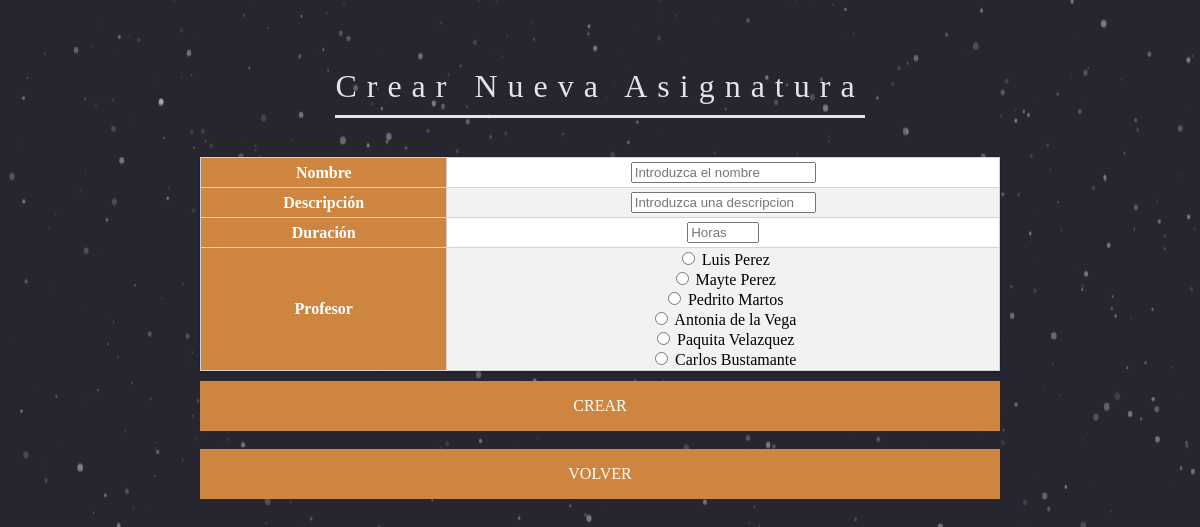
Screenshot of /vistas/asignaturas/crearAsignatura.php with the database file from the repository.
### tables this page shows
CREATE TABLE IF NOT EXISTS `profesores` (
  `id_profesor` int(20) NOT NULL,
  `nombre_profesor` varchar(20) NOT NULL,
  `apellido_profesor` varchar(20) NOT NULL,
  `calle_profesor` varchar(100) NOT NULL,
  `numero_profesor` int(5) NOT NULL,
  `cp_profesor` int(5) NOT NULL,
  `localidad_profesor` varchar(100) NOT NULL,
  `provincia_profesor` varchar(100) NOT NULL,
  `fecha_profesor` date NOT NULL,
  `sexo_profesor` int(1) NOT NULL,
  `sueldo_profesor` int(4) NOT NULL
);

### controladores/dbManager.php (called while the page is built, shortened)
<?php
class gestorBD
{
	private $host = "mysql.hostinger.es";
	private $user = "u316672289_admin";
	private $pass = "cagoenla";
	private $dbname = "u316672289_acces";
	private $dbh;
	private $stmt;
public function __construct()
{
	$dsn = 'mysql:host='.$this->host.';dbname='.$this->dbname;
	$options = array(
   		 PDO::ATTR_PERSISTENT => true,
    	 PDO::ATTR_ERRMODE => PDO::ERRMODE_EXCEPTION,
		 PDO::MYSQL_ATTR_INIT_COMMAND => "SET NAMES utf8"
	);
	try {
		$this->dbh = new PDO($dsn,$this->user,$this->pass, $options);
	}catch (PDOException $e) {
    	$this->error = $e->getMessage();
	    throw new Exception("GestorBD error en el CONSTRUCT -->".$e->getMessage());
	}
}
public function query($query){
    $this->stmt = $this->dbh->prepare($query);
}
public function execute(){
	try
	{
    	return $this->stmt->execute();
	}catch (PDOException $e) {
		 throw new Exception("GestorBD error en el EXECUTE -->".$e->getMessage());
	}
}
public function resultset(){
    $this->execute();
    return $this->stmt->fetchAll(PDO::FETCH_ASSOC);
}
}
?>

### vistas/asignaturas/crearAsignatura.php (the view, shortened to what this page needs)
<head>
    <link href="../../css/estilosMenu.css" rel="stylesheet" type="text/css"/>
    <link rel="stylesheet" type="text/css" href="../../css/estilos.css">
</head>
<body>
    <div id="dust">
    </div>
    <div id="miTabla">
        <div class="title">
            <center><h1>Crear Nueva Asignatura</h1></center>
        </div><br>
        <?php
        include '../../controladores/dbManager.php';
        $crearAsignatura = new gestorBD();
        $crearAsignatura->query("SELECT profesores.id_profesor,profesores.nombre_profesor, profesores.apellido_profesor FROM profesores");
        $asignatura = $crearAsignatura->resultset();
        ?>
        <form action="../../controladores/crearAsignaturaController.php" method="POST" enctype="multipart/form-data" id="crearAsignatura">
            <table>
                <tbody>
                    <tr>
                        <th class="naranja">Nombre</th>
                        <td><input type="text" name="nombre" placeholder="Introduzca el nombre" required/></td>
                    </tr><tr>
                        <th class="naranja">Descripción</th>
                        <td><input type="text" name="descripcion" placeholder="Introduzca una descripcion" required/></td>
                    </tr><tr>
                        <th class="naranja">Duración</th>
                        <td><input type="number" name="duracion" placeholder="Horas" step="25" required min="25" max="1000"/></td>
                    </tr><tr>
                        <th class="naranja">Profesor</th>
                        <td> <?php
        foreach ($asignatura as $as) {
            ?>
                                <input type="radio" name="idProfe" value="<?php echo $as["id_profesor"]; ?>" required/>
                                <?php
                                echo $as["nombre_profesor"];
                                echo " " . $as["apellido_profesor"];
                                ?><br>
                                <?php
                            }
                            ?>
                        </td>
                    </tr>
                </tbody>
            </table>
            <center><div onclick="submitForm()" class="mano">
                    <div class="cube flip-to-top">
                        <div class="estado-defecto asignaturas">
                            <span>Crear</span>
                        </div>
                    </div>
                </div>
            </center>
            <br>
            <center><a href="asignaturas.php"><div class="cube flip-to-top">
                        <div class="estado-defecto asignaturas">
                            <span>Volver</span>
                        </div>
                    </div></a>
            </center>
        </form>
    </div>
</body>
</html>

### css/estilosMenu.css (style rules this page uses)
a { color:#fff; text-decoration:none; }
.cube { width: 100%; height: 50px; -webkit-transition: all 250ms ease; -moz-transition: all 250ms ease; -o-transition: all 250ms ease; transition: all 250ms ease; -webkit-transform-style: preserve-3d; -moz-transform-style: preserve-3d; -o-transform-style: preserve-3d; -ms-transform-style: preserve-3d; transform-style: preserve-3d; }
.estado-defecto,.estado-activo { height: 50px; }
.estado-defecto { -webkit-transform: translateZ(25px); -moz-transform: translateZ(25px); -o-transform: translateZ(25px); -ms-transform: translateZ(25px); transform: translateZ(25px); }
.cube { text-align: center; margin: 0 auto; }
.estado-defecto, .estado-activo { font-size: 16px; text-transform: uppercase; color: #fff; line-height: 50px; -webkit-transition: background 250ms ease; -moz-transition: background 250ms ease; -o-transition: background 250ms ease; transition: background 250ms ease; }
.asignaturas { background: #CD853F; }
body { font-family: 'Libre Baskerville', serif; background: #262530; text-align: center; -webkit-font-smoothing: antialiased; -moz-osx-font-smoothing: grayscale; }
#dust { position: absolute; width: 99%; top: 0; }
.title { -webkit-transform: scale(0); transform: scale(0); -webkit-filter: blur(10px); filter: blur(10px); }
h1 { font-size: 2em; margin-top: 50px; opacity: 1; position: relative; color: #E3E3EB; font-weight: 400; text-align: center; padding-bottom: 10px; display: inline-block; border-bottom: 3px solid #E3E3EB; letter-spacing: 10px; }
.title { -webkit-animation-name: zoomIn; animation-name: zoomIn; -webkit-animation-duration: 1.2s; animation-duration: 1.2s; -webkit-animation-timing-function: ease-out; animation-timing-function: ease-out; -webkit-animation-delay: 0.2s; animation-delay: 0.2s; -webkit-animation-direction: alternate; animation-direction: alternate; -webkit-animation-iteration-count: 1; animation-iteration-count: 1; -webkit-animation-fill-mode: forwards; animation-fill-mode: forwards; -webkit-animation-play-state: running; animation-play-state: running; }

### css/estilos.css (style rules this page uses)
body { font-family: 'Verdana'; background: #262530; }
#miTabla { margin: 0 auto; padding: 10px; max-width: 800px; }
#dust { position: absolute; width: 99%; top: 0; z-index: -1; }
table { border-collapse: collapse; margin: 0 0 10px 0; width: 100%; box-shadow: 0 1px 3px rgba(0, 0, 0, 0.2); display: table; z-index: 1; }
table,th,tr,td { border: 1px solid #D3D3D3; }
th,td { text-align: center; vertical-align: central; height: 30px; }
.naranja { font-weight: 900; color: #ffffff; background: #CD853F; }
tr:nth-child(even) { background-color: #f2f2f2; }
tr:nth-child(odd) { background-color: #ffffff; }
h1 { font-family: 'Libre Baskerville', serif; font-size: 2em; margin-top: 50px; opacity: 1; position: relative; color: #E3E3EB; font-weight: 400; text-align: center; padding-bottom: 10px; display: inline-block; border-bottom: 3px solid #E3E3EB; letter-spacing: 10px; }

### rows the page displays
profesores: nombre_profesor "Luis", apellido_profesor "Perez"
profesores: nombre_profesor "Mayte", apellido_profesor "Perez"
profesores: nombre_profesor "Pedrito", apellido_profesor "Martos"
profesores: nombre_profesor "Antonia", apellido_profesor "de la Vega"
profesores: nombre_profesor "Paquita", apellido_profesor "Velazquez"
profesores: nombre_profesor "Carlos", apellido_profesor "Bustamante"
